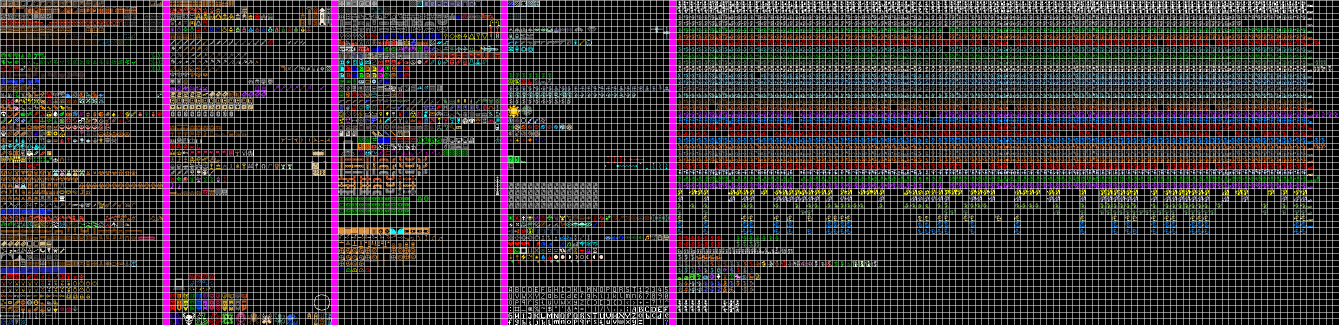
#> input picture image_gen/urizen_onebit_tileset__v2d0.png, 2679 x 651 px (shown at 1/2 size)
$ python main.py
#> lines starting #> are read from the running program, lines starting #| are printed output that depends on the picture
import random
import csv
from collections import deque
from PIL import Image
from typing import Dict, Tuple, List

# ---- CONFIG ----
SIZE = 5           # board size (5x5) for generation
TILE_W = 12        # tileset tile width in pixels
TILE_H = 12        # tileset tile height in pixels
MARGIN = 1         # outer padding around the tileset (pixels)
SPACING = 1        # spacing between tiles in the tileset (pixels)

# Cell types
ROAD = "R"
OBSTACLE = "O"
DIRT = "D"

# Each cell type can have multiple possible tiles to pick from
DEFAULT_TILE_MAP: Dict[str, List[Tuple[int, int]]] = {
    OBSTACLE: [(0, 34), (1, 34), (2, 34), (3, 34), (17, 34)],
    ROAD: [(0, 5)],
    DIRT: [(0, 5)],
}

# --------- PATHFINDING / GENERATION ---------


def is_valid(sz: int, x: int, y: int) -> bool:
    return 0 <= x < sz and 0 <= y < sz


def bfs(board: List[List[str]], start_cells: List[Tuple[int, int]], target_check) -> bool:
    """Check if a path exists using BFS across non-obstacle cells."""
    sz = len(board)
    visited = [[False]*sz for _ in range(sz)]
    q = deque(start_cells)
    for x, y in start_cells:
        visited[x][y] = True
    while q:
        x, y = q.popleft()
        if target_check(x, y):
            return True
        for dx, dy in [(1, 0), (-1, 0), (0, 1), (0, -1)]:
            nx, ny = x+dx, y+dy
            if is_valid(sz, nx, ny) and not visited[nx][ny] and board[nx][ny] != OBSTACLE:
                visited[nx][ny] = True
                q.append((nx, ny))
    return False


def generate_board(num_obstacles: int) -> List[List[str]]:
#> called with num_obstacles = 15
    while True:
        # Initialize board with dirt
        board = [[DIRT for _ in range(SIZE)] for _ in range(SIZE)]

        # Place obstacles randomly
        cells = [(i, j) for i in range(SIZE) for j in range(SIZE)]
        random.shuffle(cells)
        for (x, y) in cells[:num_obstacles]:
            board[x][y] = OBSTACLE

        # Randomly mark some roads
        for (x, y) in cells[num_obstacles:]:
            if random.random() < 0.2:  # ~20% chance to become a road
                board[x][y] = ROAD

        # Ensure path from left → right
        left_cells = [(i, 0) for i in range(SIZE) if board[i][0] != OBSTACLE]
        def right_check(x, y): return y == SIZE-1
        if not bfs(board, left_cells, right_check):
            continue

        # Ensure path from top → bottom
        top_cells = [(0, j) for j in range(SIZE) if board[0][j] != OBSTACLE]
        def bottom_check(x, y): return x == SIZE-1
        if not bfs(board, top_cells, bottom_check):
            continue

        return board

# --------- I/O HELPERS ---------


def save_to_csv(board: List[List[str]], filename: str = "board.csv") -> None:
    with open(filename, "w", newline="") as f:
        writer = csv.writer(f)
        writer.writerows(board)


def load_board_from_csv(csv_file: str) -> List[List[str]]:
    with open(csv_file, "r") as f:
        reader = csv.reader(f)
        board = []
        for row in reader:
            clean = [cell.strip() for cell in row if cell.strip()]
            if clean:
                board.append(clean)
    if not board:
        raise ValueError("CSV appears empty.")
    w = len(board[0])
    if any(len(r) != w for r in board):
        raise ValueError(
            "CSV rows have inconsistent lengths; ensure a rectangular grid.")
    return board

# --------- IMAGE RENDERING ---------


def _tile_box(tx: int, ty: int, tile_w: int, tile_h: int, margin: int, spacing: int) -> Tuple[int, int, int, int]:
    x = margin + tx * (tile_w + spacing)
    y = margin + ty * (tile_h + spacing)
    return (x, y, x + tile_w, y + tile_h)


def csv_to_image(
    csv_file: str,
    tileset_file: str,
    output_file: str,
    tile_map: Dict[str, List[Tuple[int, int]]] = None,
    tile_w: int = TILE_W,
    tile_h: int = TILE_H,
    margin: int = MARGIN,
    spacing: int = SPACING,
) -> None:
    board = load_board_from_csv(csv_file)
    rows, cols = len(board), len(board[0])

    tileset = Image.open(tileset_file).convert("RGBA")
    tile_map = tile_map or DEFAULT_TILE_MAP

    # Create final image in RGB mode with white background
    img = Image.new("RGB", (cols * tile_w, rows * tile_h), (255, 255, 255))

    for i in range(rows):
        for j in range(cols):
            cell = board[i][j]
            if cell not in tile_map:
                raise KeyError(
                    f"No tile mapping for cell '{cell}'. Update tile_map.")
            tx, ty = random.choice(tile_map[cell])
            box = _tile_box(tx, ty, tile_w, tile_h, margin, spacing)
            tile = tileset.crop(box)
            tile = tile.convert("RGBA")
            datas = tile.getdata()
            new_data = []
            for item in datas:
                # if pixel is black (0,0,0), make it white
                if item[:3] == (0, 0, 0):
                    new_data.append((255, 255, 255, item[3]))
                else:
                    new_data.append(item)
            tile.putdata(new_data)

            # Composite tile over white background
            tile_rgb = Image.new("RGB", (tile_w, tile_h), (255, 255, 255))
            tile_rgb.paste(tile, (0, 0), tile)  # use alpha channel

            img.paste(tile_rgb, (j * tile_w, i * tile_h))

    scale_factor = 10
    img_resized = img.resize(
        (img.width * scale_factor, img.height * scale_factor), resample=Image.NEAREST)
    img_resized = img_resized.convert("L")  # "L" = 8-bit grayscale
    img_resized.save(output_file)
    print(f"Saved image: {output_file}")


# --------- DEMO / MAIN ---------
if __name__ == "__main__":
    num_obstacles = 15  # adjustable number of obstacles
    for i in range(50):
        board = generate_board(num_obstacles)
        for row in board:
            print(" ".join(row))
        save_to_csv(board, f"boards/board{i}.csv")
        print(f"Board saved to board{i}.csv")

        csv_to_image(
            csv_file=f"boards/board{i}.csv",
            tileset_file="urizen_onebit_tileset__v2d0.png",
            output_file=f"output/board{i}.png",
            tile_map=DEFAULT_TILE_MAP,
            tile_w=TILE_W,
            tile_h=TILE_H,
            margin=MARGIN,
            spacing=SPACING,
        )
#> in csv_to_image, tileset is the input picture: PIL image 2679x651 RGBA; mean R, G, B, A 25.4, 18.1, 20.8, 216.9
#> in csv_to_image, `img = Image.new("RGB", (cols * tile_w, rows * tile_h), (255, 255, 255))`: img: PIL image 60x60 RGB; every value is 255
#> after the loop in csv_to_image, `for i in range(rows):`:
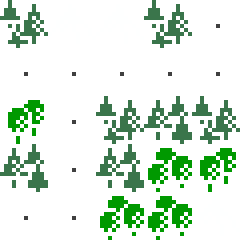
#> img: PIL image 60x60 RGB (shown 4 times larger); mean R, G, B 217.4, 233.7, 219.1
#> in csv_to_image, `img_resized = img.resize( (img.width * scale_factor, img.height * scal..`:
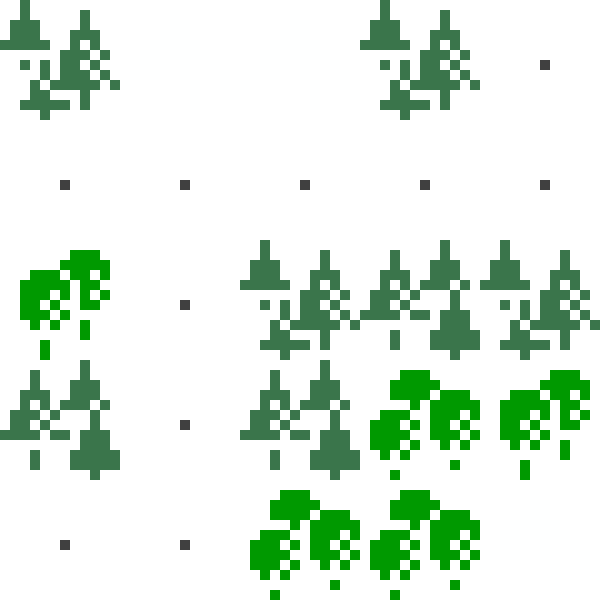
#> img_resized: PIL image 600x600 RGB; mean R, G, B 217.4, 233.7, 219.1
#> in csv_to_image, `img_resized = img_resized.convert("L")  # "L" = 8-bit grayscale`:
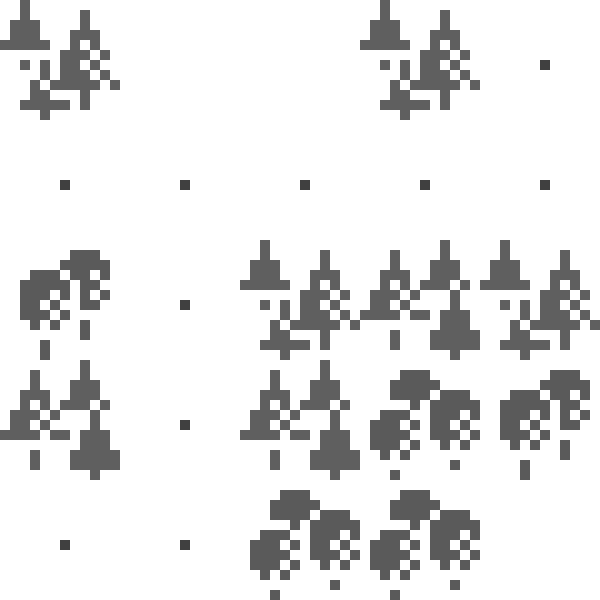
#> img_resized: PIL image 600x600 L; min 64, max 255, mean 227.2
